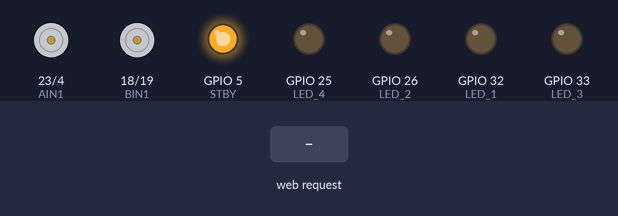
A sketch run on a simulated ESP32. On the bench: motor-driver pin pairs drawn as motors (green arrow = first pin HIGH = forward, orange = second pin HIGH = backward, longer = more drive, scaled by the enable pin, stopped while the standby pin is LOW), output pins drawn as LEDs (lit = HIGH). The test bench sets the inputs (shaded band). WiFi joins after 1.5 s; servers stay silent unless stated; what the sketch prints to the serial monitor is not drawn.

Above: at 2.8 s.
2.9 s: HTTP request GET /function1 received
At 4.1 s:
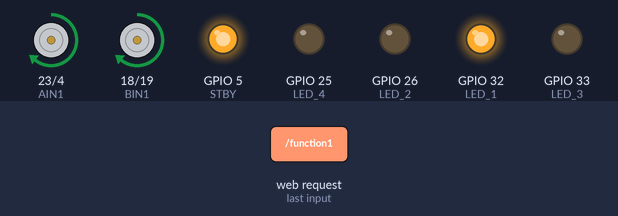
4.4 s: HTTP request GET /forward received
At 5.3 s:
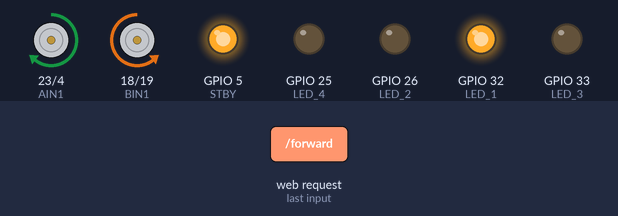
5.9 s: HTTP request GET /backward received
At 6.5 s:
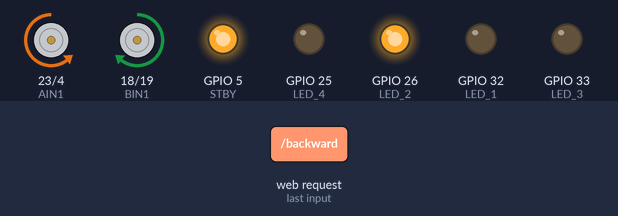
7.4 s: HTTP request GET /left received
At 7.7 s:
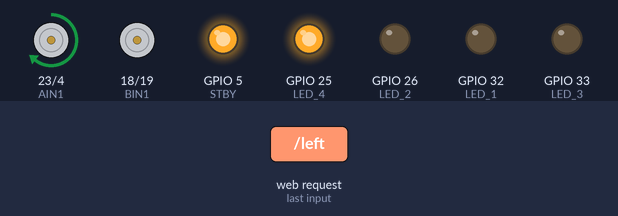
8.9 s: HTTP request GET /right received
At 10.0 s:
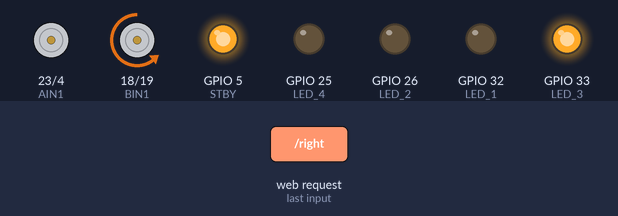
10.4 s: HTTP request GET /function2 received
At 11.1 s:
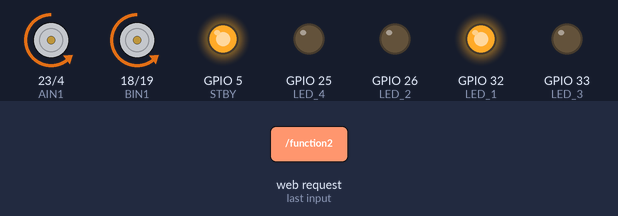
Timing chart, 0 to 12.9 s (numbered marks = the images above; inputs shaded):
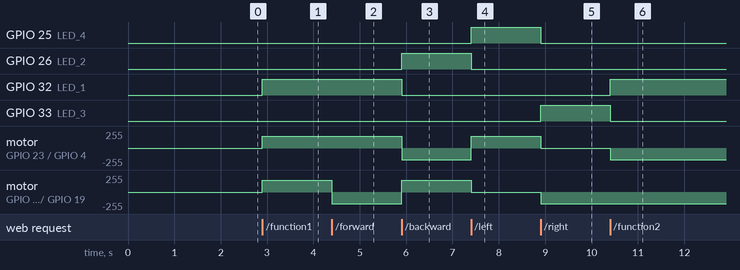

The sketch:

Auto_desafio_1_WiFi_alumno.ino
```cpp
#include <WiFi.h>
#include <WebServer.h>

// ================= Pines =================
// Motor A (lado izquierdo)
const int AIN1 = 23;
const int AIN2 = 4;
const int PWMA = 22;

// Motor B (lado derecho)
const int BIN1 = 18;
const int BIN2 = 19;
const int PWMB = 21;

// STBY (habilita el TB6612FNG)
const int STBY = 5;

// LEDs (ajústalos si quieres)
const int LED_1 = 32;
const int LED_2 = 26;
const int LED_3 = 33;
const int LED_4 = 25;

// ================= PWM =================
const int pwmFreq = 1000;
const int pwmResolution = 8;
const int pwmChannelA = 0;
const int pwmChannelB = 1;

// Velocidad base (0–255)
int motorSpeed = 180;

// ================= WiFi =================
// Insertar el nombre de su red WiFi
const char* ssid = "Nannn";
const char* password = "876543210";

// Servidor web en el puerto 80
WebServer server(80);

// ================= HTML (WASD + Flechas) =================
const char* html = R"rawliteral(
<!DOCTYPE html>
<html>
<head><meta name="viewport" content="width=device-width, initial-scale=1", meta charset="UTF-8">
<style>
 body{font-family:system-ui,Segoe UI,Roboto,Arial;margin:16px}
 button{padding:16px 18px;font-size:18px;margin:8px;border-radius:10px}
 .grid{display:grid;gap:8px;grid-template-columns:repeat(3,120px);justify-content:center;margin-top:16px}
 .kbd{padding:2px 6px;border:1px solid #ddd;border-radius:6px;background:#f7f7f7}
</style>
</head>
<body>
<h2>Desafío 1: "Fats & Rats"</h2>
<h3>Mecatrónica ME4250</h3>
<p>Usa <span class="kbd">W</span> <span class="kbd">A</span> <span class="kbd">S</span> <span class="kbd">D</span> o las flechas. <span class="kbd">Space</span> = Stop</p>

<div class="grid">
 <div></div>
 <button onclick="send('forward')">⏩ Adelante</button>
 <div></div>

 <button onclick="send('left')">⬅️ Izquierda</button>
 <button onclick="send('stop')">⏹ Stop</button>
 <button onclick="send('right')">➡️ Derecha</button>

 <div></div>
 <button onclick="send('backward')">⏪ Atrás</button>
 <div></div>
</div>

<p>Velocidad: <span id="v">180</span>
 <input id="spd" type="range" min="0" max="255" value="180" oninput="chgSpeed(this.value)">
</p>

<hr> <div class="grid" style="grid-template-columns: repeat(2, 1fr);">
    <button onclick="send('function1')">💡 Función 1</button>
    <button onclick="send('function2')">⚙️ Función 2</button>
</div>

<script>
 const v = document.getElementById('v');
 function send(cmd){ fetch('/' + cmd).catch(()=>{}); }
 function chgSpeed(val){ v.textContent = val; fetch('/speed?val=' + val).catch(()=>{}); }

 // Teclado: WASD y flechas
 const mapDown = {
  'w':'forward','W':'forward','ArrowUp':'forward',
  's':'backward','S':'backward','ArrowDown':'backward',
  'a':'left','A':'left','ArrowLeft':'left',
  'd':'right','D':'right','ArrowRight':'right',
  ' ':'stop'
 };
 const pressed = new Set();
 window.addEventListener('keydown',(e)=>{
  if(!(e.key in mapDown)) return;
  if(!pressed.has(e.key)){
   pressed.add(e.key);
   send(mapDown[e.key]);
  }
  e.preventDefault();
 },{passive:false});
 window.addEventListener('keyup',(e)=>{
  if(!(e.key in mapDown)) return;
  pressed.delete(e.key);
  if(e.key !== ' '){ send('stop'); }
  e.preventDefault();
 },{passive:false});
</script>
</body>
</html>
)rawliteral";

// ================= Util LEDs =================
void ledsOff() {
    // Apaga todas las leds cambiando los estados a LOW
digitalWrite(LED_1, LOW);
digitalWrite(LED_2, LOW);
digitalWrite(LED_3, LOW);
digitalWrite(LED_4, LOW);
}

void ledsOn1() {
    // Prende la led 1 cambiando a HIGH mientras mantiene el resto en LOW
digitalWrite(LED_1, HIGH);
digitalWrite(LED_2, LOW);
digitalWrite(LED_3, LOW);
digitalWrite(LED_4, LOW);
}

void ledsOn2() {
    // Prende la led 2 cambiando a HIGH mientras mantiene el resto en LOW
digitalWrite(LED_1, LOW);
digitalWrite(LED_2, HIGH);
digitalWrite(LED_3, LOW);
digitalWrite(LED_4, LOW);
}

void ledsOn3() {
    // Prende la led 3 cambiando a HIGH mientras mantiene el resto en LOW
digitalWrite(LED_1, LOW);
digitalWrite(LED_2, LOW);
digitalWrite(LED_3, HIGH);
digitalWrite(LED_4, LOW);
}

void ledsOn4() {
    // Prende la led 4 cambiando a HIGH mientras mantiene el resto en LOW
digitalWrite(LED_1, LOW);
digitalWrite(LED_2, LOW);
digitalWrite(LED_3, LOW);
digitalWrite(LED_4, HIGH);
}
// ================= Motores =================
void motorsStop() {
    // Funcion que apaga los motores cambiandole la velocidad a 0 usando ledcWrite()
// Llama la funcion para apagar las leds
ledsOff();

// Da direccion al motor A seteando el primer pin en LOW y el segundo en HIGH
digitalWrite(AIN1, LOW);
digitalWrite(AIN2, HIGH);

// Da direccion al motor B, usando la direccion contraria al motor A
digitalWrite(BIN1, HIGH);
digitalWrite(BIN2, LOW);

ledcWrite(PWMA, 0); // Apaga el motor A seteandole velocidad 0
ledcWrite(PWMB, 0); // Apaga el motor B seteandole velocidad 0
}

void motorsForward() {
    // Funcion que hace que el auto se mueva hacia adelante cambiandole la velocidad
    // a los motores. Usa la velocidad motorSpeed definida al inicio del codigo
// Llama la funcion para prender el led 1
ledsOn1();

// Da direccion al motor A seteando el primer pin en HUGH y el segundo en LOW
digitalWrite(AIN1, HIGH);
digitalWrite(AIN2, LOW);

// Da direccion al motor B, usando la direccion contraria al motor A
digitalWrite(BIN1, LOW);
digitalWrite(BIN2, HIGH);

ledcWrite(PWMA, motorSpeed); // Prende el motor A con velocidad motorSpeed
ledcWrite(PWMB, motorSpeed); // Prende el motor B con velocidad motorSpeed
}

void motorsBackward() {
    // Funcion que hace que el auto se mueva hacia atras cambiandole la velocidad y direccion
    // a los motores. Usa la velocidad motorSpeed definida al inicio del codigo
// Prende la led 2
ledsOn2();

// Da direccion al motor A, seteando el primer pin en LOW y el segundo en HIGH
digitalWrite(AIN1, LOW);
digitalWrite(AIN2, HIGH);

// Da direccion al motor B, usando la direccion contraria al motor A
digitalWrite(BIN1, HIGH);
digitalWrite(BIN2, LOW);

ledcWrite(PWMA, motorSpeed); // Prende el motor A con velocidad motorSpeed
ledcWrite(PWMB, motorSpeed); // Prende el motor B con velocidad motorSpeed
}

void motorsLeft() {// gira sobre eje: A atrás, B adelante
    // Funcion que hace que el auto se mueva hacia la izquierda cambiandole la velocidad y direccion
    // a los motores. Usa la velocidad motorSpeed definida al inicio del codigo
ledsOn4();

// Da direccion al motor A, seteando el primer pin en HIGH y el segundo en LOW
digitalWrite(AIN1, HIGH);
digitalWrite(AIN2, LOW);

// Da direccion al motor B, usando la direccion contraria al motor A
digitalWrite(BIN1, LOW);
digitalWrite(BIN2, HIGH);

ledcWrite(PWMA, motorSpeed); // Prende el motor A con velocidad motorSpeed
ledcWrite(PWMB, 0); // Apaga el motor B, setenado su velocidad en 0
}

void motorsRight() {// gira sobre eje: A adelante, B atrás
    // Funcion que hace que el auto se mueva hacia la derecha cambiandole la velocidad y direccion
    // a los motores. Usa la velocidad motorSpeed definida al inicio del codigo
ledsOn3();

// Da direccion al motor A, seteando el primer pin en HIGH y el segundo en LOW
digitalWrite(AIN1, HIGH);
digitalWrite(AIN2, LOW);

// Da direccion al motor B, con la direccion contraria al motor B
digitalWrite(BIN1, LOW);
digitalWrite(BIN2, HIGH);

ledcWrite(PWMA, 0); // Apaga el motor A, seteando su velocidad en 0
ledcWrite(PWMB, motorSpeed); // Prende el motor B con velocidad motorSpeed
}

// ================= Funciones extras =================

void function1() {
 // Funcion que hace que el auto gire sobre su propio eje. Logra esto girando ambos motores en sentidos contrarios a la misma velocidad
 // Llama la funcion para prender el led 1
ledsOn1();

// Da direccion al motor A, seteando el primer pin en HIGH y el segundo en LOW
digitalWrite(AIN1, HIGH);
digitalWrite(AIN2, LOW);

// Da direccion al motor B, esta vez usando la misma direccion que A
digitalWrite(BIN1, HIGH);
digitalWrite(BIN2, LOW);

ledcWrite(PWMA, motorSpeed); // Prende el motor A con velocidad motorSpeed
ledcWrite(PWMB, motorSpeed); // Prende el motor B con velocidad motorSpeed
 Serial.println("Ejecutando Función 1");
}


void function2() {
 // Funcion que hace que el auto gire sobre su propio eje.
 // Logra esto girando ambos motores en sentidos contrarios a la misma velocidad
 // Llama la funcion para prender el led 1
ledsOn1();

// Da direccion al motor A, seteando el primer pin en HIGH y el segundo en LOW
digitalWrite(AIN1, LOW);
digitalWrite(AIN2, HIGH);

// Da direccion al motor B, esta vez usando la misma direccion que A
digitalWrite(BIN1, LOW);
digitalWrite(BIN2, HIGH);

ledcWrite(PWMA, motorSpeed); // Prende el motor A con velocidad motorSpeed
ledcWrite(PWMB, motorSpeed); // Prende el motor B con velocidad motorSpeed
 Serial.println("Ejecutando Función 1");
}

// ================= Setup =================
void setup() {
 Serial.begin(115200);

// definir el tipo de señal para los pines del driver y los leds
// Define todos los pines de los motores como output
pinMode(AIN1, OUTPUT);
pinMode(AIN2, OUTPUT);
pinMode(BIN1, OUTPUT);
pinMode(BIN2, OUTPUT);
pinMode(STBY, OUTPUT);

// Define todos los pines led como output
pinMode(LED_1, OUTPUT);
pinMode(LED_2, OUTPUT);
pinMode(LED_3, OUTPUT);
pinMode(LED_4, OUTPUT);


 digitalWrite(STBY, HIGH); // habilitar driver

// Configurar PWM en ESP32

 ledcAttach(PWMA, pwmFreq, pwmResolution);
 ledcAttach(PWMB, pwmFreq, pwmResolution);


 motorsStop();

// Conexión WiFi (a tu router)
 WiFi.begin(ssid, password);
 Serial.print("Conectando a WiFi");
 while (WiFi.status() != WL_CONNECTED) {
  delay(400);
  Serial.print(".");
 }
 Serial.println("\nConectado. IP: ");
 Serial.println(WiFi.localIP());

// Rutas HTTP
 server.on("/", [](){ server.send(200, "text/html", html); });

 server.on("/forward", [](){ motorsForward(); server.send(200,"text/plain","Forward"); });
 server.on("/backward", [](){ motorsBackward(); server.send(200,"text/plain","Backward"); });
 server.on("/left", [](){ motorsLeft(); server.send(200,"text/plain","Left"); });
 server.on("/right", [](){ motorsRight(); server.send(200,"text/plain","Right"); });
 server.on("/stop", [](){ motorsStop(); server.send(200,"text/plain","Stop"); });

 // **Nuevas rutas para las funciones 1 y 2**
 server.on("/function1", [](){ function1(); server.send(200,"text/plain","Function 1 executed"); });
 server.on("/function2", [](){ function2(); server.send(200,"text/plain","Function 2 executed"); });

// Cambiar velocidad desde el slider
 server.on("/speed", [](){
  if (server.hasArg("val")) {
   motorSpeed = constrain(server.arg("val").toInt(), 0, 255);
  }
  server.send(200, "text/plain", String(motorSpeed));
 });

 server.begin();
 Serial.println("Servidor HTTP listo.");
}

// ================= Loop =================
void loop() {
 server.handleClient();
}
```

Measured:
- after the input at 2.9 s, GPIO 32 (LED_1): LOW → HIGH at once; motor on GPIO 23 (AIN1) / GPIO 4 (AIN2), motor on GPIO 18 (BIN1) / GPIO 19 (BIN2): stopped → forward 179/255 at once
- after the input at 4.4 s, motor on GPIO 18 (BIN1) / GPIO 19 (BIN2): forward 179/255 → backward 179/255 at once
- after the input at 5.9 s, GPIO 26 (LED_2): LOW → HIGH at once; GPIO 32 (LED_1): HIGH → LOW at once; motor on GPIO 23 (AIN1) / GPIO 4 (AIN2): forward 179/255 → backward 179/255 at once; motor on GPIO 18 (BIN1) / GPIO 19 (BIN2): backward 179/255 → forward 179/255 at once
- after the input at 7.4 s, GPIO 25 (LED_4): LOW → HIGH at once; GPIO 26 (LED_2): HIGH → LOW at once; motor on GPIO 23 (AIN1) / GPIO 4 (AIN2): backward 179/255 → forward 179/255 at once; motor on GPIO 18 (BIN1) / GPIO 19 (BIN2): forward 179/255 → stopped at once
- after the input at 8.9 s, GPIO 25 (LED_4): HIGH → LOW at once; GPIO 33 (LED_3): LOW → HIGH at once; motor on GPIO 23 (AIN1) / GPIO 4 (AIN2): forward 179/255 → stopped at once; motor on GPIO 18 (BIN1) / GPIO 19 (BIN2): stopped → backward 179/255 at once
- after the input at 10.4 s, GPIO 32 (LED_1): LOW → HIGH at once; GPIO 33 (LED_3): HIGH → LOW at once; motor on GPIO 23 (AIN1) / GPIO 4 (AIN2): stopped → backward 179/255 at once
